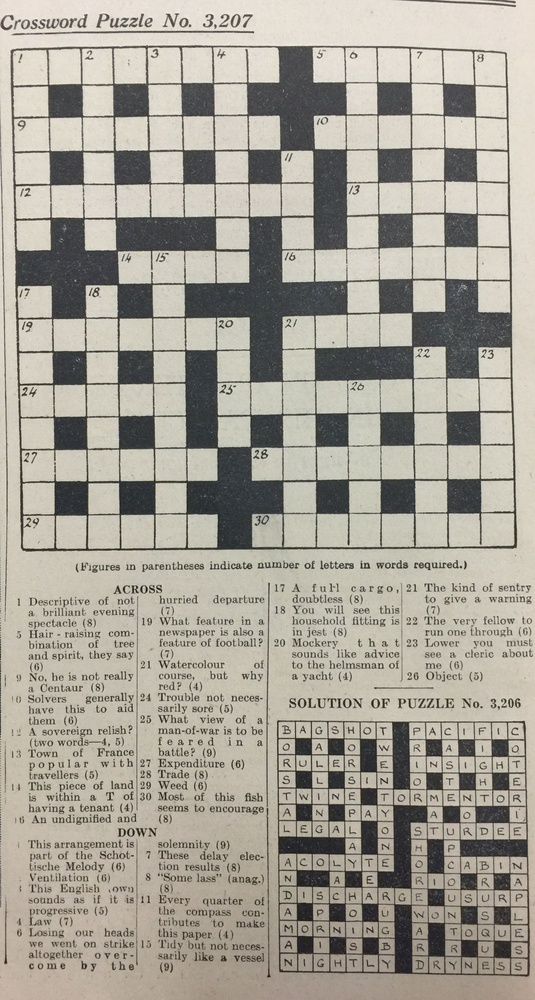
#> input picture vision1/Archivos del curso/crucigrama.jpg, 535 x 1000 px, shrunk from 1634 x 3053 before the run, found by its file name
$ python sobel.py   (older library calls are emulated)
#> lines starting #> are read from the running program, lines starting #| are printed output that depends on the picture
import numpy as np
import matplotlib.pyplot as plt
import cv2

def display_img(img):
    fig=plt.figure(figsize=(10,10))
    ax= fig.add_subplot(111)
    ax.imshow(img,cmap='gray')

img = cv2.imread('C:/Users/valef/Downloads/vision1/Archivos del curso/crucigrama.jpg',0) #El 0 es para poner en blanco y negro
#> img: shape (1000, 535); min 16, max 246, mean 162.5
display_img(img)

sobelx = cv2.Sobel(img,cv2.CV_64F,1,0,5)
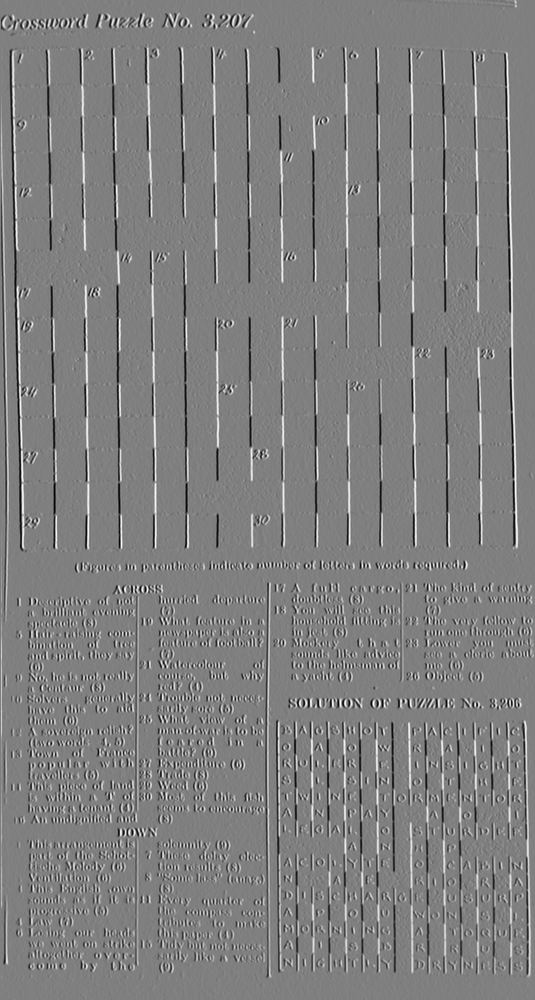
#> sobelx: shape (1000, 535) float64; min -706, max 701, mean 0.3; drawn with min black and max white
display_img(sobelx)

sobely = cv2.Sobel(img,cv2.CV_64F,0,1,5)
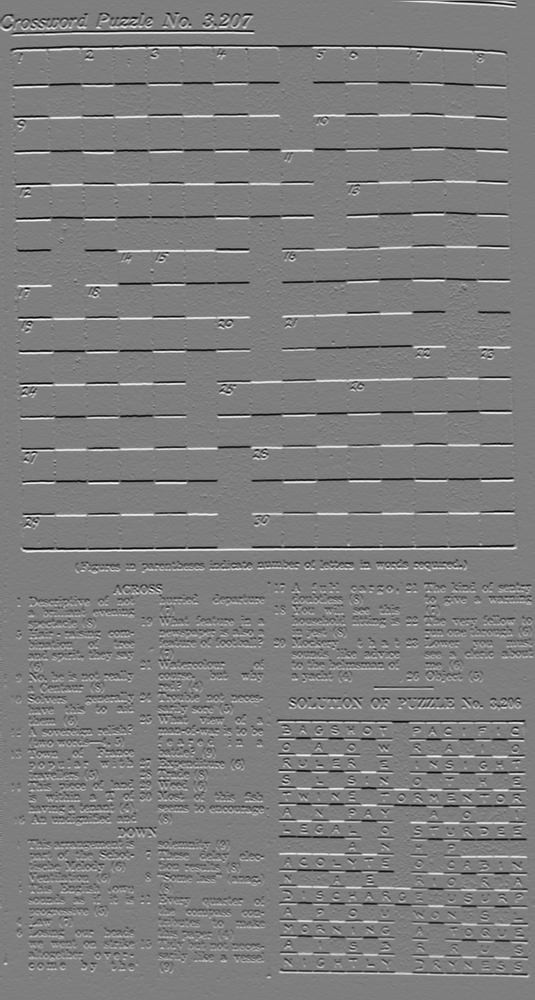
#> sobely: shape (1000, 535) float64; min -706, max 713, mean -0.4; drawn with min black and max white
display_img(sobely)

add=sobely+sobelx
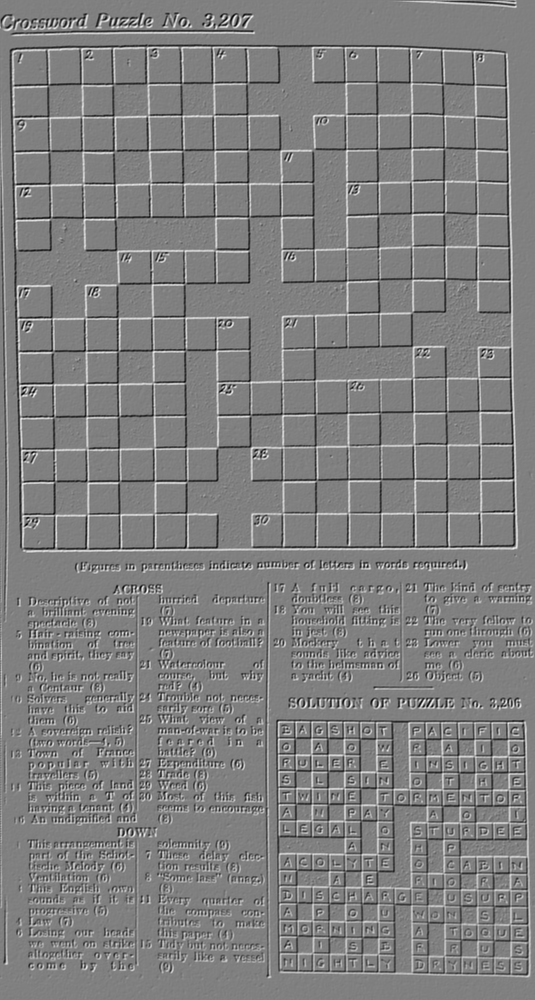
#> add: shape (1000, 535) float64; min -948, max 934, mean -0.1; drawn with min black and max white
display_img(add)

#sobelxy=cv2.addWeighted(sobelx,0.5,sobely,0.5,0)
#display_img(sobelxy)

$ run again, with vision1/Archivos del curso/Weld.jpg copied over vision1/Archivos del curso/crucigrama.jpg
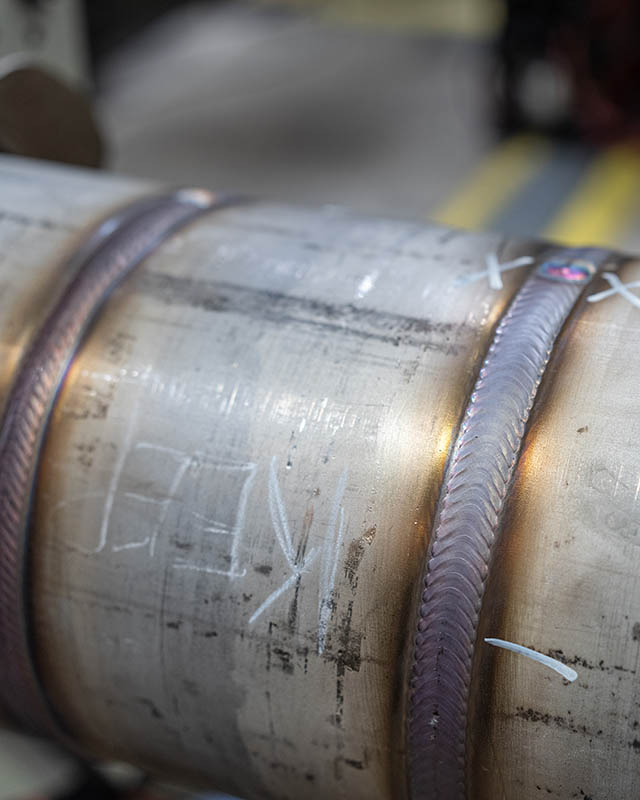
#> input picture vision1/Archivos del curso/Weld.jpg, 640 x 800 px, found by its file name
#> `sobelx = cv2.Sobel(img,cv2.CV_64F,1,0,5)`:
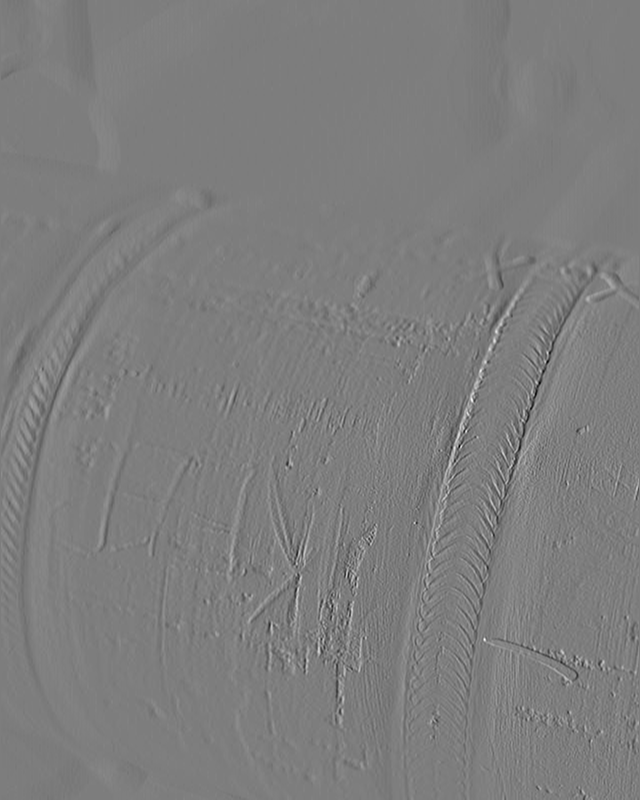
#> sobelx: shape (800, 640) float64; min -563, max 577, mean 0.4; drawn with min black and max white
#> `sobely = cv2.Sobel(img,cv2.CV_64F,0,1,5)`:
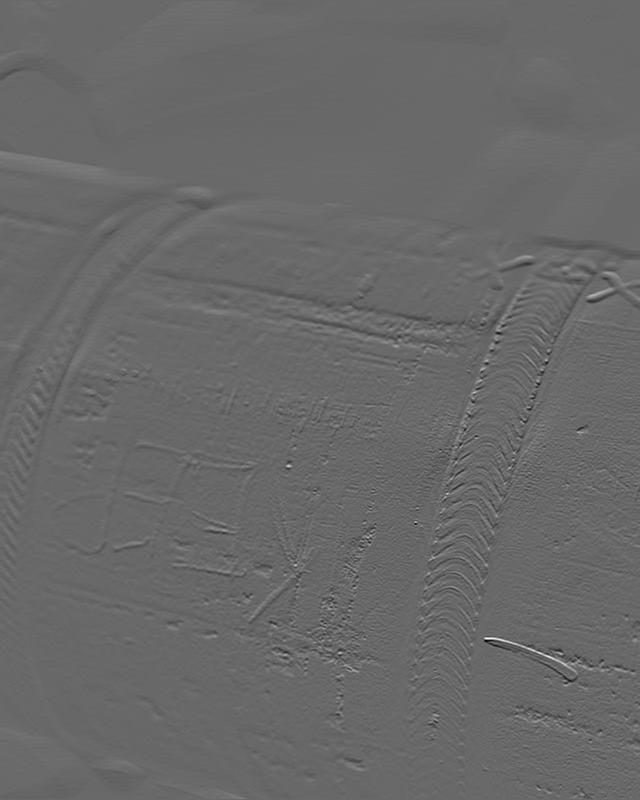
#> sobely: shape (800, 640) float64; min -525, max 749, mean -0.1; drawn with min black and max white

$ run again, with vision1/Archivos del curso/Weld2.jpg copied over vision1/Archivos del curso/crucigrama.jpg
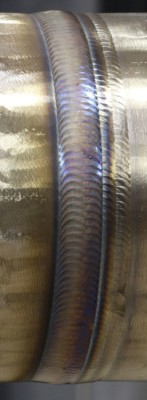
#> input picture vision1/Archivos del curso/Weld2.jpg, 147 x 400 px, found by its file name
#> `sobelx = cv2.Sobel(img,cv2.CV_64F,1,0,5)`:
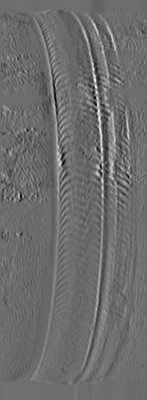
#> sobelx: shape (400, 147) float64; min -379, max 506, mean -0.3; drawn with min black and max white
#> `add=sobely+sobelx`:
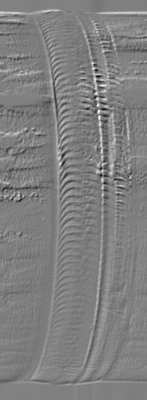
#> add: shape (400, 147) float64; min -628, max 622, mean 0.3; drawn with min black and max white

$ run again, with vision1/Archivos del curso/ajedrez_real.jpg copied over vision1/Archivos del curso/crucigrama.jpg
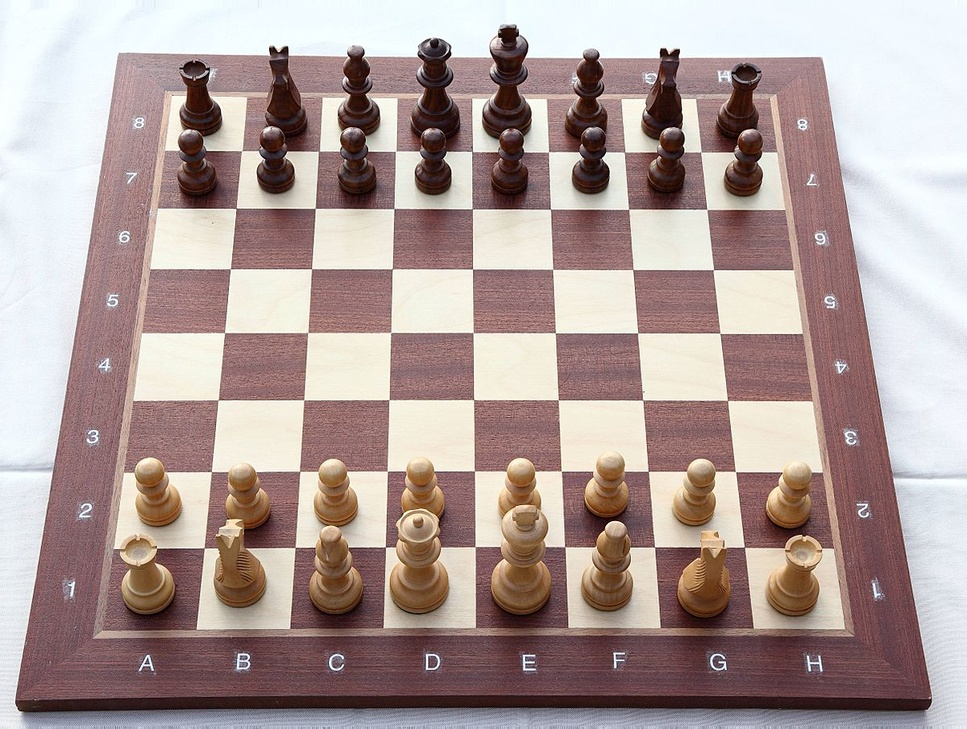
#> input picture vision1/Archivos del curso/ajedrez_real.jpg, 967 x 729 px, shrunk from 1200 x 905 before the run, found by its file name
#> `img = cv2.imread('C:/Users/valef/Downloads/vision1/Archivos del curso/..`:
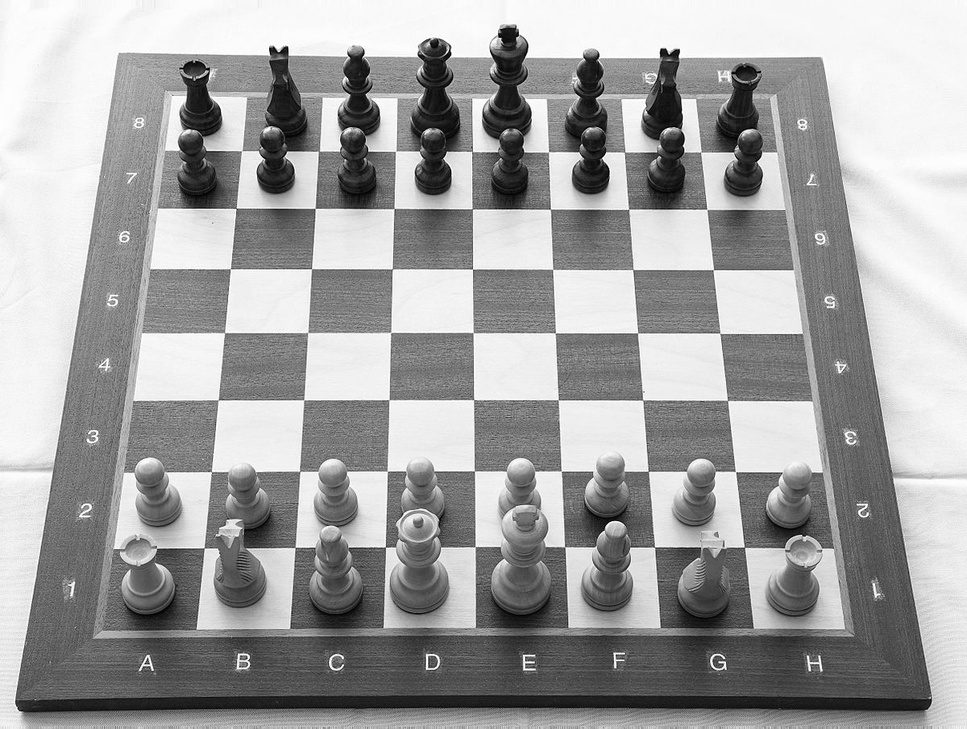
#> img: shape (729, 967); min 0, max 255, mean 161.5
#> `sobely = cv2.Sobel(img,cv2.CV_64F,0,1,5)`:
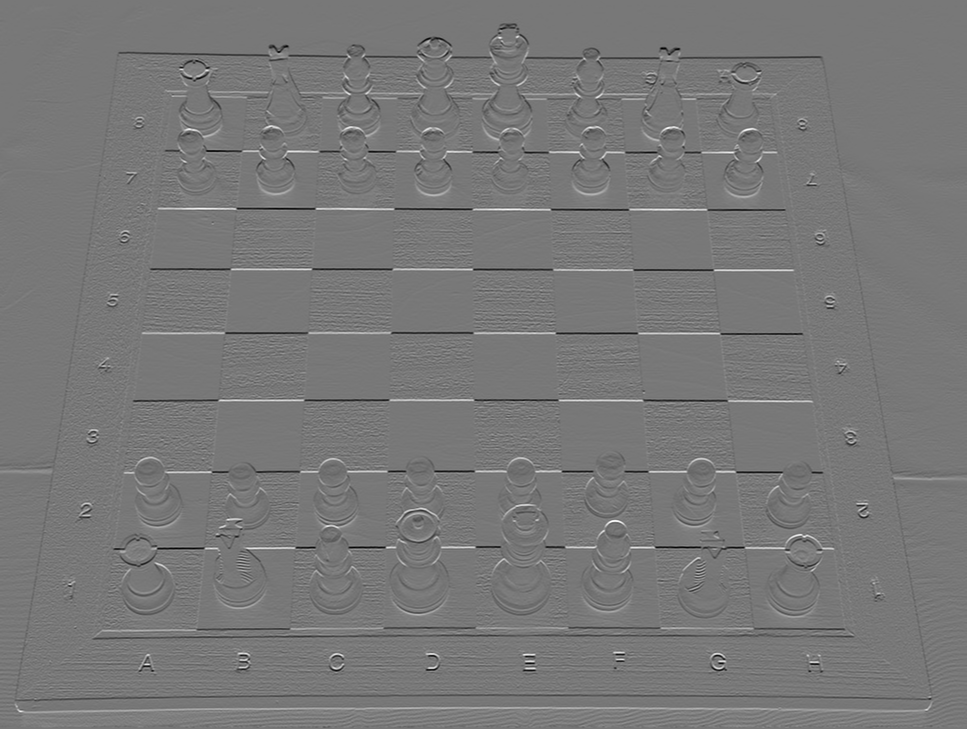
#> sobely: shape (729, 967) float64; min -864, max 966, mean -0.8; drawn with min black and max white
